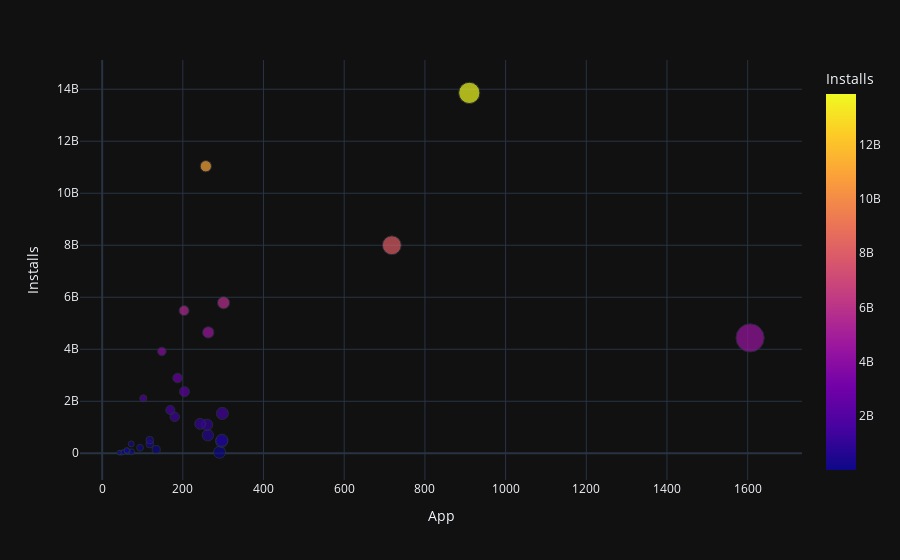

The code cell stored with this chart in its notebook:
### Markdown cell above
### Category Concentration - Downloads vs. Competition

**Challenge**: 
* First, create a DataFrame that has the number of apps in one column and the number of installs in another:

<img src=https://imgur.com/uQRSlXi.png width="350">

* Then use the [plotly express examples from the documentation](https://plotly.com/python/line-and-scatter/) alongside the [.scatter() API reference](https://plotly.com/python-api-reference/generated/plotly.express.scatter.html)to create scatter plot that looks like this. 

<img src=https://imgur.com/cHsqh6a.png>

*Hint*: Use the size, hover_name and color parameters in .scatter(). To scale the yaxis, call .update_layout() and specify that the yaxis should be on a log-scale like so: yaxis=dict(type='log')

### Code cell
app_amount_and_installs = df_apps_clean.groupby("Category").agg({"Installs": "sum", "App": "count"}).sort_values("Installs", ascending=True)

px.scatter(app_amount_and_installs, x="App", y="Installs", size="App", color="Installs")

### Figure 1 — Plotly figure (JSON) as saved in the notebook; plotly's stock layout.template omitted (floating-point values rounded to 4 significant figures)
{"data": [{"hovertemplate": "App=%{marker.size}<br>Installs=%{marker.color}<extra></extra>", "legendgroup": "", "marker": {"color": [15949410, 26916200, 31116110, 39062676, 44931100, 52083000, 53129800, 97082000, 114233100, 140912410, 211677750, 352852000, 361096500, 455249400, 503267560, 503611120, 692018120, 1096431465, 1134006220, 1400331540, 1532352930, 1665791655, 2113660000, 2369110650, 2894859300, 3916897200, 4437554490, 4649143130, 5487841475, 5788070180, 7999724500, 11039241530, 13858762717], "coloraxis": "coloraxis", "size": [45, 42, 50, 291, 54, 64, 73, 62, 61, 134, 94, 118, 72, 296, 118, 297, 262, 260, 243, 180, 298, 169, 102, 204, 187, 148, 1606, 263, 203, 301, 718, 257, 910], "sizemode": "area", "sizeref": 4.015, "symbol": "circle"}, "mode": "markers", "name": "", "orientation": "v", "showlegend": false, "x": [45, 42, 50, 291, 54, 64, 73, 62, 61, 134, 94, 118, 72, 296, 118, 297, 262, 260, 243, 180, 298, 169, 102, 204, 187, 148, 1606, 263, 203, 301, 718, 257, 910], "xaxis": "x", "y": [15949410, 26916200, 31116110, 39062676, 44931100, 52083000, 53129800, 97082000, 114233100, 140912410, 211677750, 352852000, 361096500, 455249400, 503267560, 503611120, 692018120, 1096431465, 1134006220, 1400331540, 1532352930, 1665791655, 2113660000, 2369110650, 2894859300, 3916897200, 4437554490, 4649143130, 5487841475, 5788070180, 7999724500, 11039241530, 13858762717], "yaxis": "y", "type": "scatter"}], "layout": {"xaxis": {"anchor": "y", "domain": [0.0, 1.0], "title": {"text": "App"}}, "yaxis": {"anchor": "x", "domain": [0.0, 1.0], "title": {"text": "Installs"}}, "coloraxis": {"colorbar": {"title": {"text": "Installs"}}, "colorscale": [[0.0, "#0d0887"], [0.1111, "#46039f"], [0.2222, "#7201a8"], [0.3333, "#9c179e"], [0.4444, "#bd3786"], [0.5556, "#d8576b"], [0.6667, "#ed7953"], [0.7778, "#fb9f3a"], [0.8889, "#fdca26"], [1.0, "#f0f921"]]}, "legend": {"tracegroupgap": 0, "itemsizing": "constant"}, "margin": {"t": 60}}}
